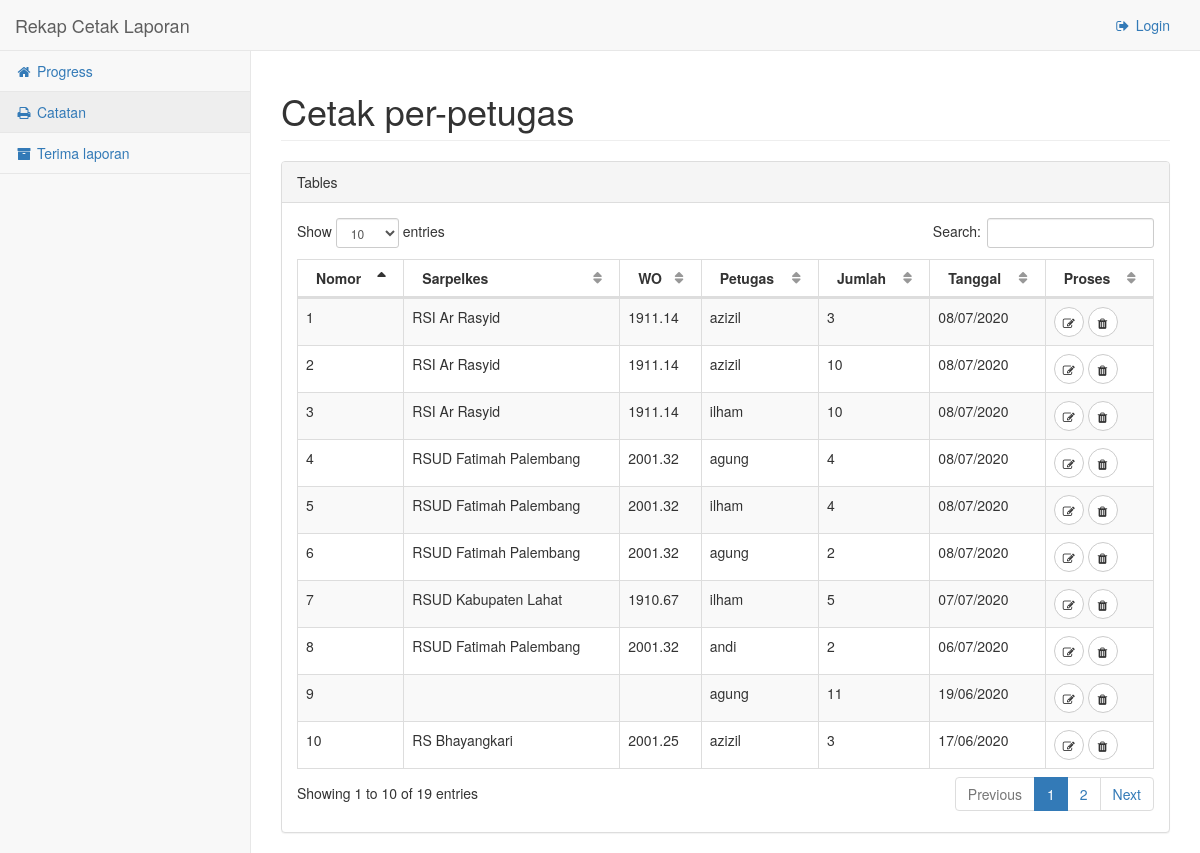
Screenshot of /cetak with the database file from the repository.
### app/models.py (models this page shows, shortened)
class Cetak(db.Model):
    nomor = db.Column(db.Integer, primary_key=True)
    jumlah = db.Column(db.Integer)
    petugas = db.Column(db.String(21), nullable=False)
    tanggal = db.Column(db.DateTime)
    no_rekap = db.Column(db.Integer, db.ForeignKey('rekap.nomor'))

class Rekap(db.Model):
    nomor = db.Column(db.Integer, primary_key=True)
    sarpelkes = db.Column(db.String(55), nullable=False)
    nomorwo = db.Column(db.String(8), nullable=False)
    tahun = db.Column(db.Integer)
    agung = db.Column(db.Integer)
    andi = db.Column(db.Integer)
    azizil = db.Column(db.Integer)
    ilham = db.Column(db.Integer)
    sandra = db.Column(db.Integer)
    total = db.Column(db.Integer)
    keterangan = db.Column(db.String(55))
    tgl_kirim = db.Column(db.DateTime)
    cetak = db.relationship('Cetak', backref='rekap', lazy='dynamic')

### app/cetak/routes.py (the view)
@mod.route('/cetak')
def index():
    data = Cetak.query.order_by(Cetak.tanggal.desc()).all()
    return render_template('log_cetak.html', data = data, title='Catatan', page='Cetak per-petugas')

### app/templates/log_cetak.html (shortened to what this page needs)
{% extends 'base.html' %}
{% block cssTables %}
    <link href="{{ url_for('static', filename='vendor/datatables-plugins/dataTables.bootstrap.css') }}" rel="stylesheet">
    <link href="{{ url_for('static', filename='vendor/datatables-responsive/dataTables.responsive.css') }}" rel="stylesheet">
{% endblock cssTables %}
{% block content %}
<div class="row">
    <div class="col-lg-12">
        <div class="panel panel-default">
            <div class="panel-heading">
                Tables
            </div>
            <div class="panel-body">
                <table width="100%" class="table table-striped table-bordered table-hover" id="dataRekap">
                    <thead>
                        <tr>
                            <th>Nomor</th>
                            <th>Sarpelkes</th>
                            <th>WO</th>
                            <th>Petugas</th>
                            <th>Jumlah</th>
                            <th>Tanggal</th>
                            <th>Proses</th>
                        </tr>
                    </thead>
                    <tbody>
                    {% for i in data %}
                        <tr>
                            <td>{{ loop.index }}</td>
                            <td>{{ i.rekap.sarpelkes }}</td>
                            <td>{{ i.rekap.nomorwo }}</td>
                            <td>{{ i.petugas }}</td>
                            <td>{{ i.jumlah }}</td>
                            <td>{{ i.tanggal.strftime("%d/%m/%Y") }}</td>
                            <td>
                                <a class="btn btn-xs btn-default btn-circle" title="Edit" href="{{ url_for('cetak.edit',id=i.nomor) }}"><i class="fa fa-edit"></i></a>
                                <button class="btn btn-default btn-xs btn-circle" title="Hapus" data-toggle="modal" data-target="#hapus{{ i.nomor }}"><i class="fa fa-trash"></i></button>
                            </td>
                        </tr>
                    {% endfor %}
                    </tbody>
                </table>
            </div>
        </div>
    </div>
</div>
{% endblock content %}

### rows the page displays
Cetak: rekap.sarpelkes "RSI Ar Rasyid", rekap.nomorwo "1911.14", petugas "azizil", jumlah "3", tanggal "08/07/2020"
Cetak: rekap.sarpelkes "RSI Ar Rasyid", rekap.nomorwo "1911.14", petugas "azizil", jumlah "10", tanggal "08/07/2020"
Cetak: rekap.sarpelkes "RSI Ar Rasyid", rekap.nomorwo "1911.14", petugas "ilham", jumlah "10", tanggal "08/07/2020"
Cetak: rekap.sarpelkes "RSUD Fatimah Palembang", rekap.nomorwo "2001.32", petugas "agung", jumlah "4", tanggal "08/07/2020"
Cetak: rekap.sarpelkes "RSUD Fatimah Palembang", rekap.nomorwo "2001.32", petugas "ilham", jumlah "4", tanggal "08/07/2020"
Cetak: rekap.sarpelkes "RSUD Fatimah Palembang", rekap.nomorwo "2001.32", petugas "agung", jumlah "2", tanggal "08/07/2020"
Cetak: rekap.sarpelkes "RSUD Kabupaten Lahat", rekap.nomorwo "1910.67", petugas "ilham", jumlah "5", tanggal "07/07/2020"
Cetak: rekap.sarpelkes "RSUD Fatimah Palembang", rekap.nomorwo "2001.32", petugas "andi", jumlah "2", tanggal "06/07/2020"
Cetak: petugas "agung", jumlah "11", tanggal "19/06/2020"
Cetak: rekap.sarpelkes "RS Bhayangkari", rekap.nomorwo "2001.25", petugas "azizil", jumlah "3", tanggal "17/06/2020"

### other values shown
{{ page }} "Cetak per-petugas"
